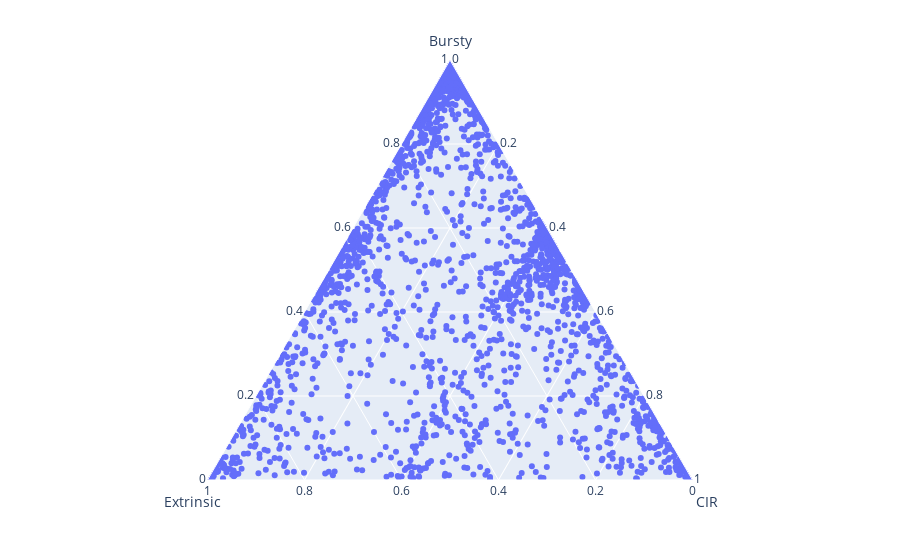

The notebook cell this image was saved under:
### Code cell
fig = px.scatter_ternary(df,a=models[0],b=models[1],c=models[2])
fig.show()

### Figure 1 — Plotly figure (JSON) as saved in the notebook; plotly's stock layout.template omitted (floating-point values rounded to 4 significant figures; data arrays with more than 128 entries replaced by an {"elided": "..."} marker saying what was removed)
{"data": [{"a": {"elided": "2130 float values"}, "b": {"elided": "2130 float values"}, "c": {"elided": "2130 float values"}, "hovertemplate": "Bursty=%{a}<br>Extrinsic=%{b}<br>CIR=%{c}<extra></extra>", "legendgroup": "", "marker": {"color": "#636efa", "symbol": "circle"}, "mode": "markers", "name": "", "showlegend": false, "subplot": "ternary", "type": "scatterternary"}], "layout": {"legend": {"tracegroupgap": 0}, "margin": {"t": 60}, "ternary": {"aaxis": {"title": {"text": "Bursty"}}, "baxis": {"title": {"text": "Extrinsic"}}, "caxis": {"title": {"text": "CIR"}}, "domain": {"x": [0, 1], "y": [0, 1]}}}}
